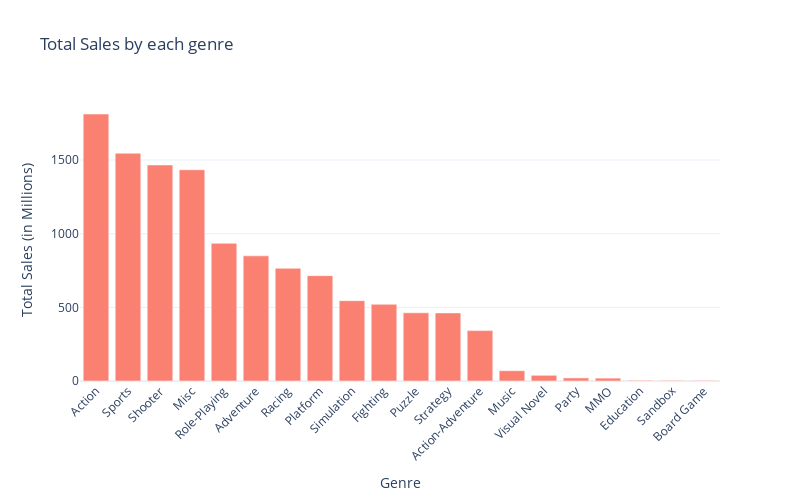

The notebook cell saved with this chart:
### Code cell
# lets analyse the total sales by genre 
total_sales_by_genre = game.groupby('genre')['total_sales'].sum().sort_values(ascending = False)


# lets visualize this
fig = go.Figure(data=[
    go.Bar(
        x = total_sales_by_genre.index,
        y = total_sales_by_genre.values,
        marker = dict(color = 'salmon')
    )
])
fig.update_layout(
    title = 'Total Sales by each genre',
    xaxis_title = 'Genre',
    yaxis_title = 'Total Sales (in Millions)',
    xaxis_tickangle = -45,
    height = 500,
    width = 800
)

### Figure 1 — Plotly figure (JSON) as saved in the notebook; plotly's stock layout.template omitted (floating-point values rounded to 4 significant figures)
{"data": [{"marker": {"color": "salmon"}, "type": "bar", "x": ["Action", "Sports", "Shooter", "Misc", "Role-Playing", "Adventure", "Racing", "Platform", "Simulation", "Fighting", "Puzzle", "Strategy", "Action-Adventure", "Music", "Visual Novel", "Party", "MMO", "Education", "Sandbox", "Board Game"], "y": [1812.0, 1546.0, 1466.0, 1434.0, 934.4, 849.4, 765.0, 715.1, 545.1, 520.6, 463.0, 462.1, 342.1, 69.75, 38.78, 20.85, 19.51, 4.69, 4.17, 3.93]}], "layout": {"height": 500, "title": {"text": "Total Sales by each genre"}, "width": 800, "xaxis": {"autorange": true, "range": [-0.5, 19.5], "tickangle": -45, "title": {"text": "Genre"}, "type": "category"}, "yaxis": {"autorange": true, "range": [0, 1907.0], "title": {"text": "Total Sales (in Millions)"}, "type": "linear"}}}
